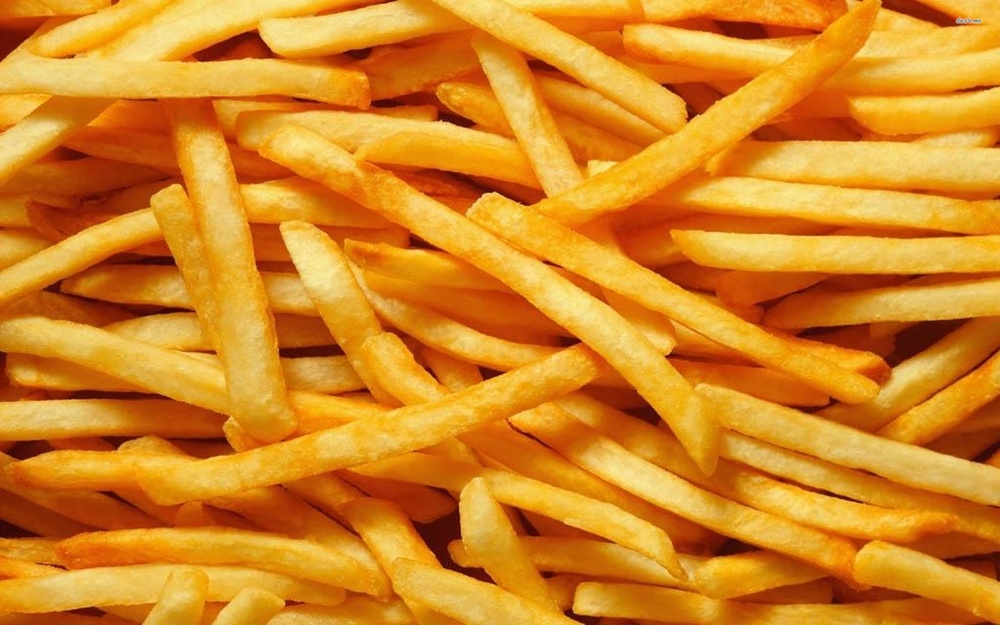
%> input picture circleDetector/fry.jpg, 1000 x 625 px, shrunk from 2560 x 1600 before the run
$ octave test.m   (GNU Octave 9; MATLAB toolbox functions it lacks are replaced by stand-ins)
%> lines starting %> are read from the running program, lines starting %| are printed output that depends on the picture
img = imread('fry.jpg');
%> img is the input picture: size 625x1000x3 uint8; mean R, G, B 212.6, 133.9, 35
%img_edge = edge(rgb2gray(img),'canny',[],sqrt(4));
[centers,radii] = imfindcircles(img,[100,300],'ObjectPolarity','dark','Sensitivity',0.98);
%> centers = [876.4 355.1]; radii = 142.2
close all;
figure();
imshow(img);
h = viscircles(centers,radii);
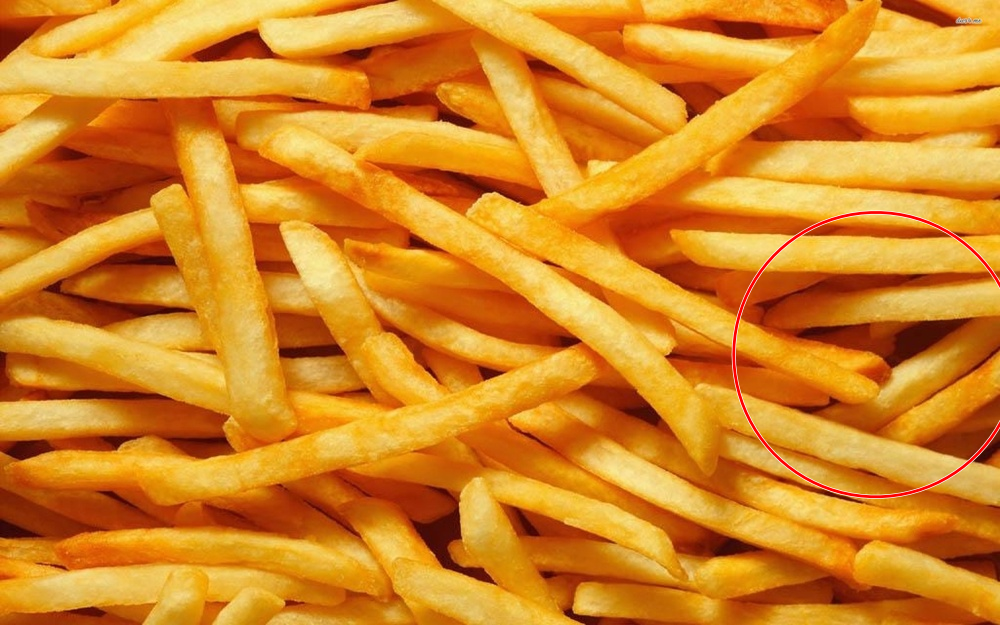
%> figure redrawn from the program's plot data
%figure();
%imshow(img_edge);

$ run again, with circleDetector/app.jpg copied over circleDetector/fry.jpg
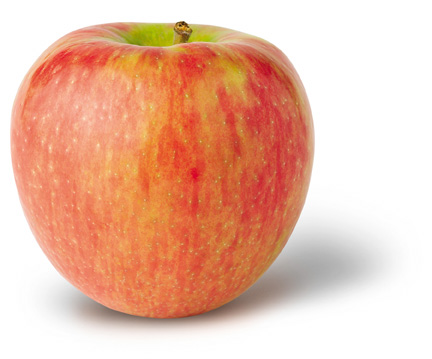
%> input picture circleDetector/app.jpg, 432 x 359 px
%> img is the input picture: size 359x432x3 uint8; mean R, G, B 234.7, 188.4, 167.5
%> centers = [161.9 156.5; 165.7 63.34]; radii = [148.6; 262.7]
%> `h = viscircles(centers,radii);`:
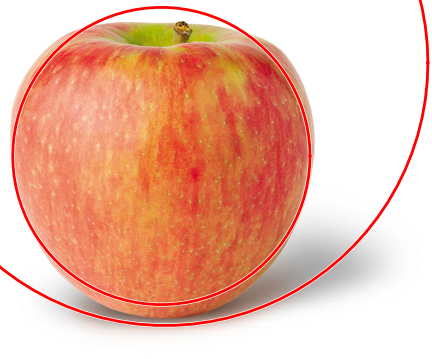
%> figure redrawn from the program's plot data

$ run again, with circleDetector/bro.jpg copied over circleDetector/fry.jpg
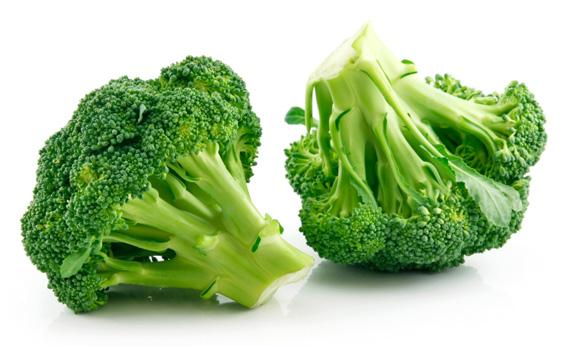
%> input picture circleDetector/bro.jpg, 568 x 346 px
%> img is the input picture: size 346x568x3 uint8; mean R, G, B 171.6, 196.5, 151
%> centers = [158.3 211.4; 419.1 159.7]; radii = [122.9; 112.5]
%> `h = viscircles(centers,radii);`:
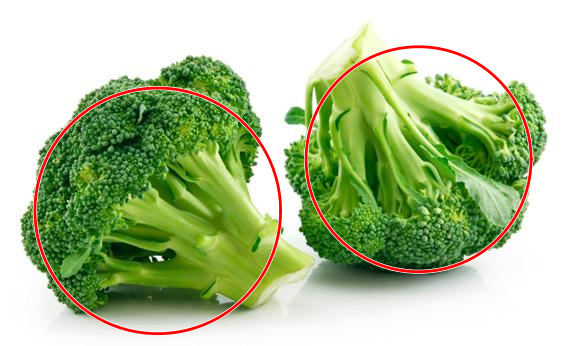
%> figure redrawn from the program's plot data
